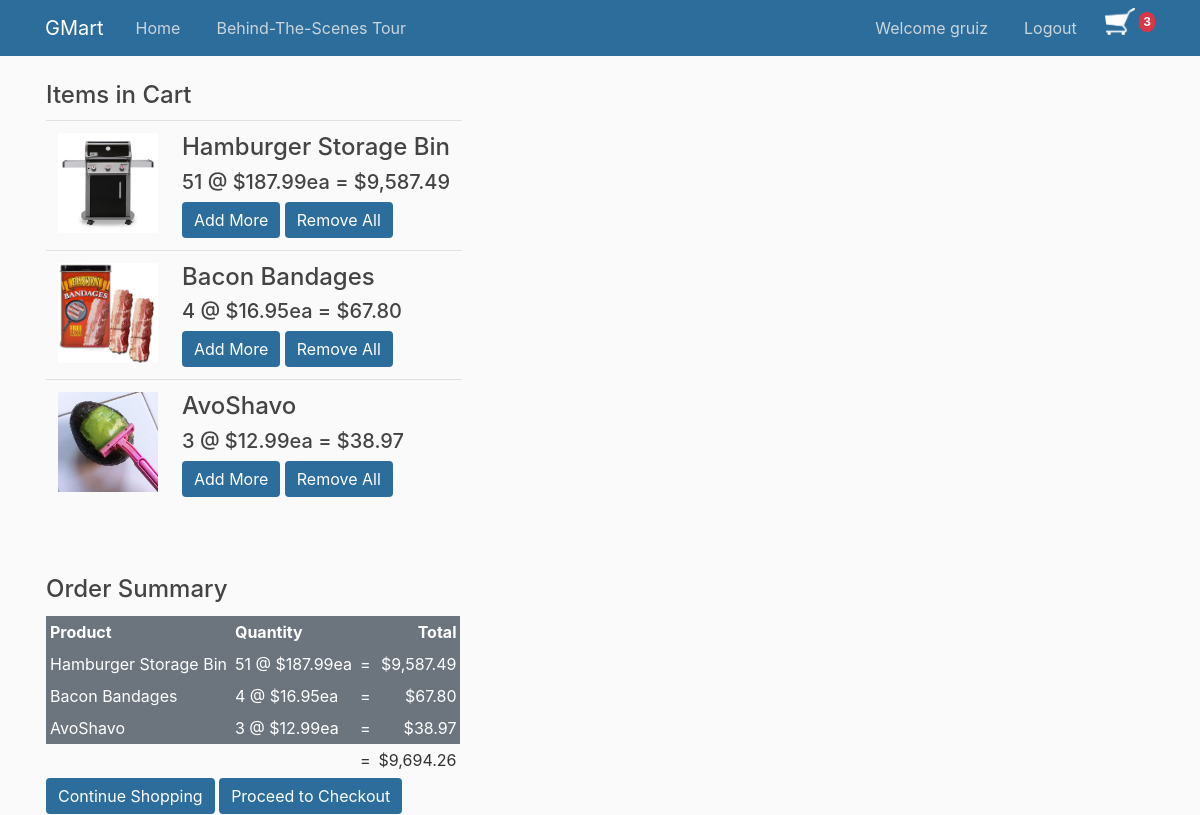
/gmart-cart/5 (signed in), run on an earlier commit of the app's database.
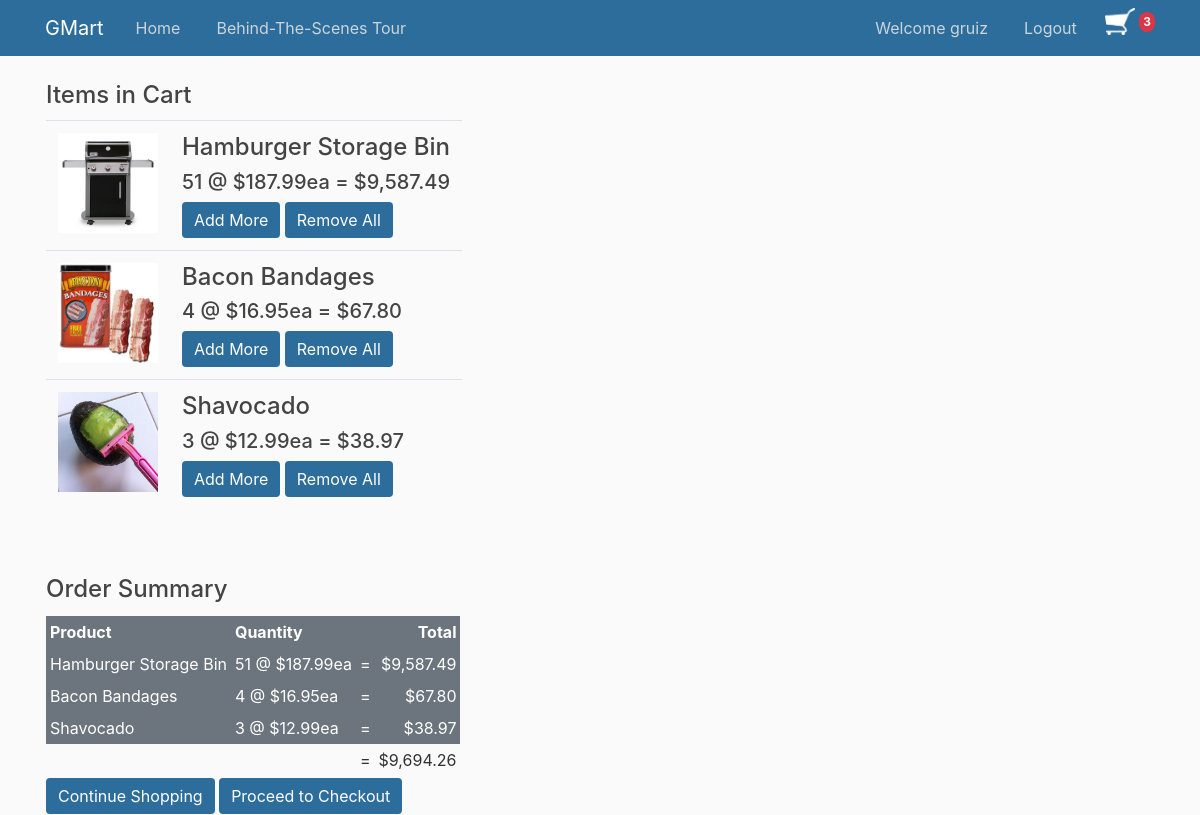
And on a later commit of the database.
### gmart_app/models.py (models this page shows, shortened)
class OrderItem(models.Model):
    OrderItem_Product = models.ForeignKey(Product, on_delete=models.CASCADE)
    OrderItem_Order = models.ForeignKey(Order, on_delete=models.CASCADE)
    OrderItem_Quantity = models.IntegerField(default=1)

class Product(models.Model):
    Product_Name = models.CharField(max_length = 100)
    Product_Department = models.ForeignKey(Department, on_delete = models.CASCADE)
    Product_Description = models.TextField()
    Product_Price = models.DecimalField(max_digits = 7, decimal_places = 2)
    Product_Quantity = models.IntegerField()
    Product_Highlights = models.TextField()
    Product_Details = models.TextField()
    Product_Image_Primary = models.ImageField(default='no_product.jpg', upload_to='product_images')

### gmart_app/views.py (the view)
# urls.py: path('gmart-cart/<int:pk>', views.OrderItemView.as_view(), name='gmart-cart'),
class OrderItemView(ListView):
    def get_queryset(self):
        template_name = "gmart_app/orderitem_list.html"
        if self.request.user.is_authenticated:
            if Order.objects.filter(Order_User=self.request.user, Order_Ordered=False).exists():
                cart_id = Order.objects.filter(Order_User=self.request.user, Order_Ordered=False)[0]
                queryset = OrderItem.objects.all().filter(OrderItem_Order_id = cart_id)
                self.cart_total = 0
                for prod in queryset:
                    prod.OrderItem_Total = prod.OrderItem_Quantity * prod.OrderItem_Product.Product_Price
                    self.cart_total += prod.OrderItem_Total
                if queryset.count() == 0:
                    messages.info(self.request, "Your cart is empty.")
            else:
                messages.info(self.request, "Your cart is empty.")
                queryset = OrderItem.objects.none()
        else:
            messages.info(self.request, "You must be logged in to access your cart.")
            queryset = OrderItem.objects.none()
        return queryset
    def get_context_data(self, **kwargs):
        context = super().get_context_data(**kwargs)
        context['cart_total'] = self.cart_total
        return context

### gmart_app/templatetags/cart_template_tags.py (called while the page is built)
@register.filter
def cart_item_count(user):
    if user.is_authenticated:
        qs = Order.objects.filter(Order_User=user, Order_Ordered=False)
        if qs.exists():
            return qs[0].Order_Product.count()
    return 0

### gmart_app/templates/gmart_app/orderitem_list.html (shortened to what this page needs)
{% extends "gmart_app/base.html" %}
{% block content %}
{% load humanize %}
{% if object_list.count > 0 %}
<div>
    <table>
        <tr>
            <td>
                <h4>Items in Cart</h4>
            </td>
        </tr>
        <tr>
            <td>
                <table class="table">
                {% for prod in object_list %}
                    <tr>
                        <td height="100">
                            <img height="100" src="{{ prod.OrderItem_Product.Product_Image_Primary.url }}" alt="{{ prod.OrderItem_Product.Product_Name }}">
                        </td>
                        <td>
                            <div>
                                <h4>{{ prod.OrderItem_Product.Product_Name }}</h4>
                            </div>
                            <div>
                                <h5>{{ prod.OrderItem_Quantity }} @ ${{ prod.OrderItem_Product.Product_Price|intcomma }}ea
                                    = ${{ prod.OrderItem_Total|intcomma }}
                                </h5>
                            </div>
                            <div>
                                <a class="btn btn-primary" href="{% url 'gmart-product-detail' prod.OrderItem_Product.id %}">Add More</a>
                                <a class="btn btn-primary" href="{% url 'remove-from-cart' prod.id prod.OrderItem_Order_id %}">Remove All</a>
                            </div>
                        </td>
                    </tr>
                {% endfor %}
                </table>
            </td>
        </tr>
        <tr>
            <td>
                <br><br><h4>Order Summary</h4>
            </td>
        </tr>
        <tr>
            <td>
                <table>
                    <tr>
                        <td>
                            <tr class="bg-secondary text-white">
                                <th class="p-1">
                                    Product
                                </td>
                                <th class="p-1">
                                    Quantity
                                </td>
                                <td class="p-1"> </td>
                                <th class="p-1 text-right">
                                    Total
                            </tr>{% for prod in object_list %}
                            <tr class="bg-secondary text-white">
                                <td class="p-1">
                                    {{ prod.OrderItem_Product.Product_Name }}
                                </td>
                                <td class="p-1">
                                    {{ prod.OrderItem_Quantity }} @ ${{ prod.OrderItem_Product.Product_Price|intcomma }}ea
                                </td>
                                <td class="p-1">=</td>
                                <td class="p-1 text-right">
                                    ${{ prod.OrderItem_Total|intcomma }}
                                </td>
                            </tr>
                            {% endfor %}
                            <tr>
                                <td class="p-1">
                                </td>
                                <td class="p-1 text-right">
                                </td>
                                <td class="p-1">=</td>
                                <td class="p-1 text-right">
                                    ${{ cart_total|intcomma }}
                                </td>
                            </tr>
                </table>
        <tr>
            <td>
                <div>
                    <a class="btn btn-primary" href="{% url 'gmart-home' %}">Continue Shopping</a>
                    <a class="btn btn-primary" onclick="eCommercePlaceholder()">Proceed to Checkout</a>
                </div>
            </td>
        </tr>
</div>
{% endif %}
{% endblock content %}

What changed in the data, as far as the page shows it:
changed through a linked row, OrderItem: OrderItem_Product.Product_Name "AvoShavo" → "Shavocado"
